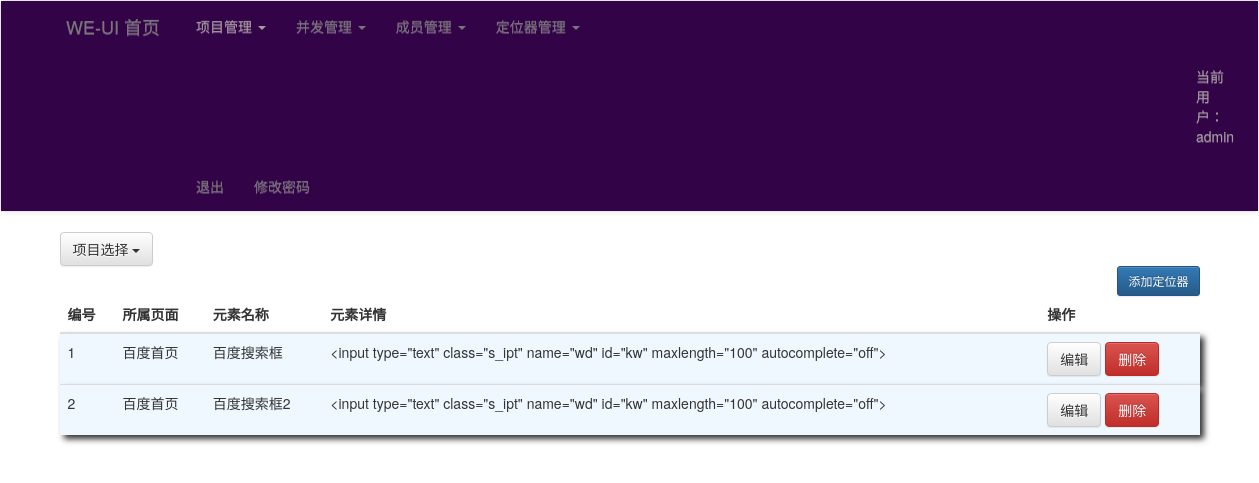
The app's page /locator_list/ (signed in) with its own data.
### uiApp/models.py (models this page shows, shortened)
class DB_locator(models.Model):
    pro_id = models.CharField(max_length=10)
    name = models.CharField(max_length=100)
    page = models.CharField(max_length=50, null=True, blank=True)
    page_name = models.CharField(max_length=50, null=True, blank=True)
    tmp_method = models.CharField(max_length=30, null=True, blank=True)
    tmp_value = models.CharField(max_length=200, null=True, blank=True)
    tag = models.CharField(max_length=300, null=True, blank=True)
    index = models.IntegerField(default=0)  # 下标

### uiApp/views.py (the view)
# urls.py: re_path('locator_list/(?P<pro_id>.*)', locator_list),
def locator_list(request, pro_id='', page=''):
    projects = DB_end.objects.filter()
    if pro_id == '' or pro_id is None:
        pro_id = DB_end.objects.filter()[0].id
    pro = DB_end.objects.filter(id=pro_id)[0]
    if page != '' and page is not None:
        locators = DB_locator.objects.filter(pro_id=pro_id, page=page)
    else:
        locators = DB_locator.objects.filter(pro_id=pro_id)
    pages = DB_page.objects.filter(pro_id=pro_id)
    res = {'locators': locators, 'project': pro, 'page': page, 'pages': pages, 'projects': projects}
    return render(request, 'locator.html', res)

### uiApp/templates/locator.html (shortened to what this page needs)
<!DOCTYPE html>
<html lang="en">
<head>
    <link rel="stylesheet" type="text/css" href="/static/bootstrap-3.4.1-dist/css/bootstrap.css">
    <link rel="stylesheet" type="text/css" href="/static/bootstrap-3.4.1-dist/css/bootstrap-theme.css">
</head>
<body>
    {% include 'new_menu.html' %}
     <div class="container">
        <div class="row clearfix">
            <div class="col-md-12 column" style="position: relative">
                <div class="dropdown">
                  <button class="btn btn-default dropdown-toggle" type="button" id="dropdownMenu1" data-toggle="dropdown" aria-haspopup="true" aria-expanded="true">
                      项目选择
                    <span class="caret"></span>
                  </button>
                </div>
                <div align="right">
                    <button class="btn btn-primary btn-sm" onclick='javascript:document.getElementById("add_member_form").style.display="block"'>添加定位器</button>
                </div>
                <table class="table" style="width: 1200px;" align="center">
                    <thead>
                        <tr>
                            <th>
                                编号
                            </th>
                            <th>
                                所属页面
                            </th>
                            <th>
                                元素名称
                            </th>
                            <th>
                                元素详情
                            </th>
                            <th>
                                操作
                            </th>
                        </tr>
                    </thead>
                    <tbody>
                        {% for locator in locators %}
                            <tr bgcolor="#f0f8ff" style="box-shadow: 4px 4px 6px">
                                <td>
                                    {{ locator.id }}
                                </td>
                                <td>
                                    {{ locator.page_name}}
                                </td>
                                <td>
                                    {{ locator.name}}
                                </td>
                                <td>
                                    {{ locator.tmp_value}}
                                </td>
                                <td>
                                     <input type="button" class="btn btn-default" onclick="get_edit_locator_msg({{ locator.id }})" value="编辑">
                                    <button class="btn btn-danger" onclick="delete_locator({{ locator.id }})">删除</button>
                                </td>
                            </tr>
                        {% endfor %}
                    </tbody>
                </table>
            </div>
        </div>
     </div>
</body>
</html>

### uiApp/templates/new_menu.html (shortened to what this page needs)
<!DOCTYPE html>
<html lang="en">
<head>
</head>
<body>
    <nav class="navbar navbar-default" role="navigation">
        <div class="container-fluid" style="background-color: #330347">
        <div class="navbar-header" style="margin-left: 50px">
            <a class="navbar-brand" href="/home/">WE-UI 首页</a>
        </div>
        <div class="collapse navbar-collapse" id="example-navbar-collapse" style="margin-left: 150px;">
            <ul class="nav navbar-nav">
                <li class="dropdown">
                    <a style="color: #a59e9e" href="#" class="dropdown-togfsgle" data-toggle="dropdown">
                        项目管理 <b class="caret"></b>
                    </a>
                </li>
                <li class="dropdown">
                    <a href="#" class="dropdown-toggle" data-toggle="dropdown">
                        并发管理 <b class="caret"></b>
                    </a>
                </li>
                <li class="dropdown">
                    <a href="#" class="dropdown-toggle" data-toggle="dropdown">
                        成员管理 <b class="caret"></b>
                    </a>
                <li class="dropdown">
                <li class="dropdown">
                    <a href="#" class="dropdown-toggle" data-toggle="dropdown">
                        定位器管理 <b class="caret"></b>
                    </a>
                <li class="dropdown">
                <li >
                    <a style="margin-left: 1000px;color: #a59e9e" disabled="True" href="#" >
                        当前用户：{{ user }}
                    </a>
                </li>
                <li>
                    <a href="/logout/" >
                       退出
                    </a>
                </li>
                <li>
                    <a href="//" >
                       修改密码
                    </a>
                </li>
            </ul>
        </div>
        </div>
    </nav>
</body>
</html>

### records on screen
DB_locator: id "1", page_name "百度首页", name "百度搜索框", tmp_value "<input type=\"text\" class=\"s_ipt\" name=\"wd\" id=\"kw\" maxlength=\"100\" autocomplete=\"off\">"
DB_locator: id "2", page_name "百度首页", name "百度搜索框2", tmp_value "<input type=\"text\" class=\"s_ipt\" name=\"wd\" id=\"kw\" maxlength=\"100\" autocomplete=\"off\">"

### other values on screen
{{ user }} "admin"
